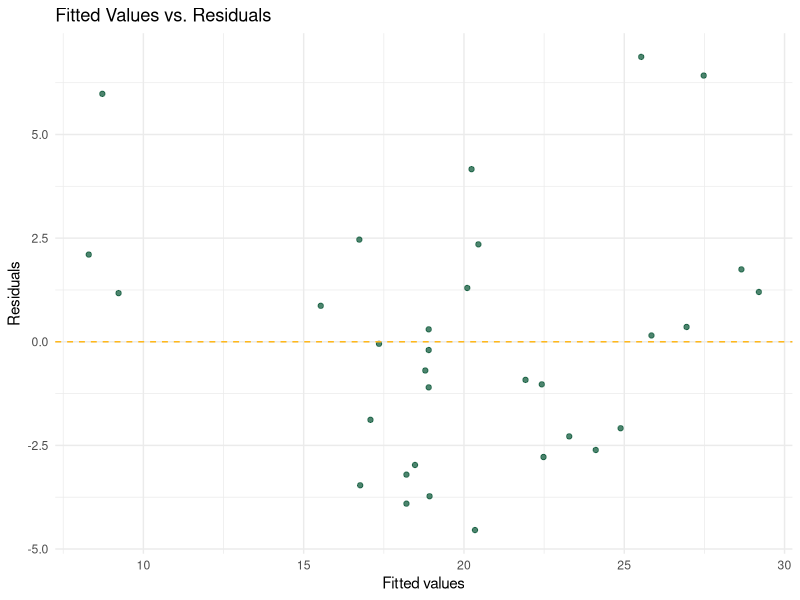
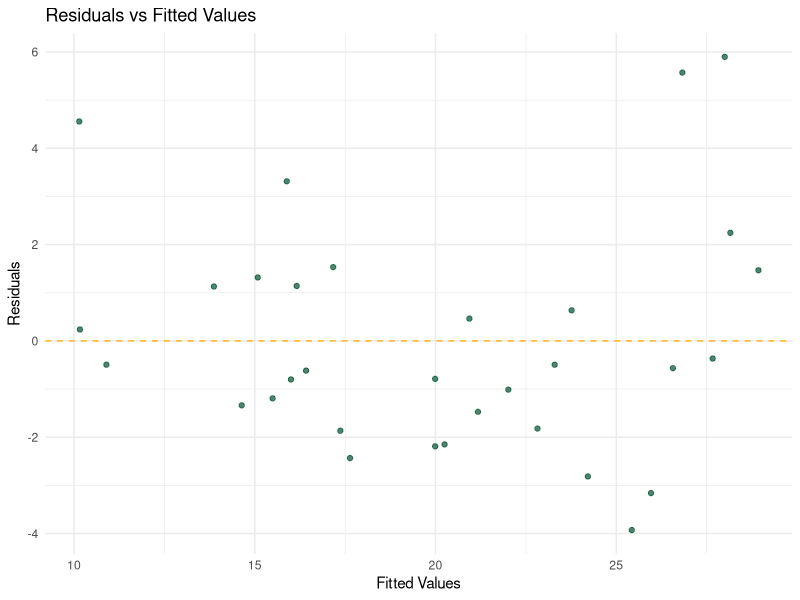
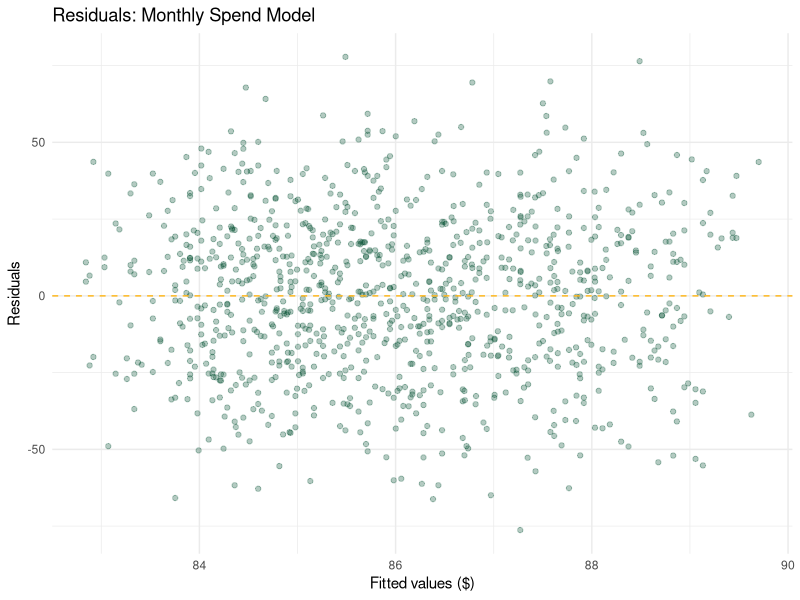

R code for these plots, in order:
## ---- chunk 1
#| echo: false

library(tidyverse)
library(broom)

set.seed(42)
n <- 1000

customer_data <- tibble(
  customer_id = 1:n,
  tenure = sample(1:60, n, replace = TRUE),
  monthly_spend = round(rnorm(n, mean = 85, sd = 25), 2),
  num_products = sample(
    1:5,
    n,
    replace = TRUE,
    prob = c(0.3, 0.3, 0.2, 0.1, 0.1)
  ),
  num_complaints = rpois(n, lambda = 0.5),
  last_login_days = sample(1:90, n, replace = TRUE),
  region = sample(
    c("West", "East", "South", "Midwest"),
    n,
    replace = TRUE
  ),
  churn = factor(
    ifelse(
      0.05 * num_complaints +
      0.02 * last_login_days -
      0.015 * tenure -
      0.005 * monthly_spend +
      rnorm(n, 0, 0.5) > 0.3,
      "yes",
      "no"
    )
  )
)
## ---- chunk 2
# 1. Fit a model predicting mpg from wt alone
fit_simple <- lm(mpg ~ wt, data = mtcars)

# Use tidy() to see the coefficients
tidy(fit_simple)

# 2. Use glance() to check model fit
glance(fit_simple)
## ---- chunk 3
head(augment(fit_simple), 10)
## ---- chunk 4
# 3. Plot fitted values vs. residuals
augment(fit_simple) |>
  ggplot(aes(x = .fitted, y = .resid)) +
  geom_point(color = "#005030", alpha = 0.7) +
  geom_hline(yintercept = 0, linetype = "dashed", color = "#FFB81C") +
  labs(
    title = "Fitted Values vs. Residuals",
    x = "Fitted values",
    y = "Residuals"
  ) +
  theme_minimal()
## ---- chunk 5
# install.packages("broom")   # run once if not installed
library(broom)
# install.packages("tidyverse")
library(tidyverse)

fit_multiple <- lm(
  mpg ~ wt + hp + cyl,
  data = mtcars
)

tidy(fit_multiple)

glance(fit_multiple)
## ---- chunk 6
augment(fit_multiple) |> 
  ggplot(aes(x = .fitted, y = .resid)) +
  geom_point(color = "#005030", alpha = 0.7) + 
  geom_hline(yintercept = 0, 
             linetype = "dashed", 
             color = "#FFB81C") + 
  labs( 
    title = "Residuals vs Fitted Values", 
    x = "Fitted Values", 
    y = "Residuals" ) + 
  theme_minimal()
## ---- chunk 7
    spend_fit <- lm(
      monthly_spend ~ tenure + num_products + region,
      data = customer_data
    )

    tidy(spend_fit)

    summary(spend_fit)
## ---- chunk 8
glance(spend_fit)
## ---- chunk 9
augment(spend_fit) |>
  ggplot(aes(x = .fitted, y = .resid)) +
  geom_point(alpha = 0.3, color = "#005030") +
  geom_hline(yintercept = 0, linetype = "dashed", color = "#FFB81C") +
  labs(
    title = "Residuals: Monthly Spend Model",
    x = "Fitted values ($)",
    y = "Residuals"
  ) +
  theme_minimal()
## ---- chunk 10
spend_fit2 <- lm( 
  monthly_spend ~ tenure + 
    num_products + 
    region + 
    num_complaints + 
    last_login_days, 
  data = customer_data 
  ) 
tidy(spend_fit2) 
glance(spend_fit2)
